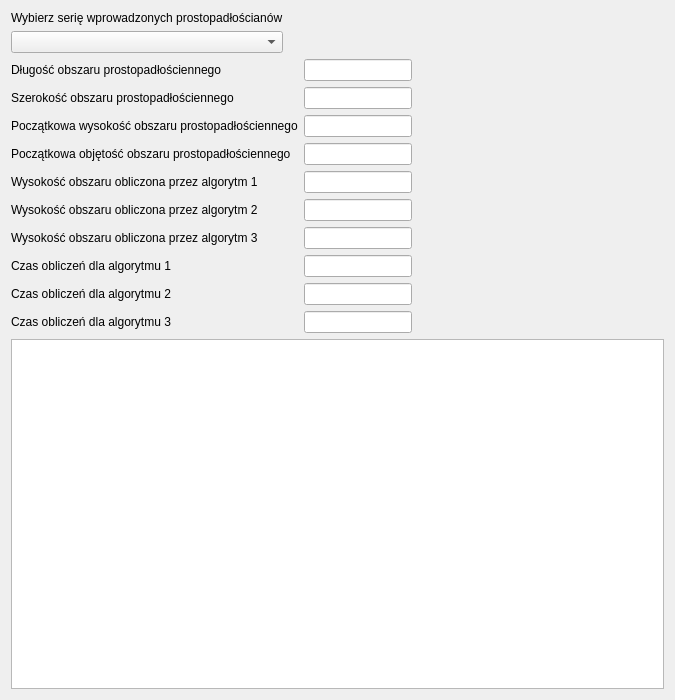
<?xml version="1.0" encoding="UTF-8"?>
<ui version="4.0">
 <class>DisplayInputDataForm</class>
 <widget class="QWidget" name="DisplayInputDataForm">
  <property name="geometry">
   <rect>
    <x>0</x>
    <y>0</y>
    <width>675</width>
    <height>700</height>
   </rect>
  </property>
  <property name="windowTitle">
   <string>Wyświetlanie wprowadzonych danych</string>
  </property>
  <layout class="QGridLayout" name="gridLayout_3">
   <item row="0" column="0">
    <layout class="QGridLayout" name="gridLayout_2">
     <item row="0" column="0">
      <layout class="QHBoxLayout" name="horizontalLayout">
       <item>
        <layout class="QVBoxLayout" name="verticalLayout">
         <item>
          <widget class="QLabel" name="label_3">
           <property name="text">
            <string>Wybierz serię wprowadzonych prostopadłościanów</string>
           </property>
          </widget>
         </item>
         <item>
          <widget class="QComboBox" name="comboBox">
           <property name="frame">
            <bool>true</bool>
           </property>
          </widget>
         </item>
        </layout>
       </item>
       <item>
        <spacer name="horizontalSpacer_3">
         <property name="orientation">
          <enum>Qt::Horizontal</enum>
         </property>
         <property name="sizeHint" stdset="0">
          <size>
           <width>157</width>
           <height>20</height>
          </size>
         </property>
        </spacer>
       </item>
      </layout>
     </item>
     <item row="1" column="0">
      <layout class="QHBoxLayout" name="horizontalLayout_2">
       <item>
        <layout class="QGridLayout" name="gridLayout">
         <item row="0" column="0">
          <widget class="QLabel" name="label">
           <property name="text">
            <string>Długość obszaru prostopadłościennego</string>
           </property>
          </widget>
         </item>
         <item row="0" column="1">
          <widget class="QLineEdit" name="lineEdit">
           <property name="readOnly">
            <bool>true</bool>
           </property>
          </widget>
         </item>
         <item row="1" column="0">
          <widget class="QLabel" name="label_2">
           <property name="text">
            <string>Szerokość obszaru prostopadłościennego</string>
           </property>
          </widget>
         </item>
         <item row="1" column="1">
          <widget class="QLineEdit" name="lineEdit_2">
           <property name="readOnly">
            <bool>true</bool>
           </property>
          </widget>
         </item>
         <item row="2" column="0">
          <widget class="QLabel" name="label_4">
           <property name="text">
            <string>Początkowa wysokość obszaru prostopadłościennego</string>
           </property>
          </widget>
         </item>
         <item row="2" column="1">
          <widget class="QLineEdit" name="lineEdit_3">
           <property name="readOnly">
            <bool>true</bool>
           </property>
          </widget>
         </item>
         <item row="3" column="0">
          <widget class="QLabel" name="label_5">
           <property name="text">
            <string>Początkowa objętość obszaru prostopadłościennego</string>
           </property>
          </widget>
         </item>
         <item row="3" column="1">
          <widget class="QLineEdit" name="lineEdit_4">
           <property name="readOnly">
            <bool>true</bool>
           </property>
          </widget>
         </item>
         <item row="4" column="0">
          <widget class="QLabel" name="label_6">
           <property name="text">
            <string>Wysokość obszaru obliczona przez algorytm 1</string>
           </property>
          </widget>
         </item>
         <item row="4" column="1">
          <widget class="QLineEdit" name="finalSphereHeightForAlgorithm1LineEdit">
           <property name="readOnly">
            <bool>true</bool>
           </property>
          </widget>
         </item>
         <item row="5" column="0">
          <widget class="QLabel" name="label_7">
           <property name="text">
            <string>Wysokość obszaru obliczona przez algorytm 2</string>
           </property>
          </widget>
         </item>
         <item row="5" column="1">
          <widget class="QLineEdit" name="finalSphereHeightForAlgorithm2LineEdit">
           <property name="readOnly">
            <bool>true</bool>
           </property>
          </widget>
         </item>
         <item row="6" column="0">
          <widget class="QLabel" name="label_8">
           <property name="text">
            <string>Wysokość obszaru obliczona przez algorytm 3</string>
           </property>
          </widget>
         </item>
         <item row="6" column="1">
          <widget class="QLineEdit" name="finalSphereHeightForAlgorithm3LineEdit">
           <property name="readOnly">
            <bool>true</bool>
           </property>
          </widget>
         </item>
         <item row="7" column="0">
          <widget class="QLabel" name="label_11">
           <property name="text">
            <string>Czas obliczeń dla algorytmu 1</string>
           </property>
          </widget>
         </item>
         <item row="7" column="1">
          <widget class="QLineEdit" name="timeForAlgorithm1LineEdit">
           <property name="readOnly">
            <bool>true</bool>
           </property>
          </widget>
         </item>
         <item row="8" column="0">
          <widget class="QLabel" name="label_10">
           <property name="text">
            <string>Czas obliczeń dla algorytmu 2</string>
           </property>
          </widget>
         </item>
         <item row="8" column="1">
          <widget class="QLineEdit" name="timeForAlgorithm2LineEdit">
           <property name="readOnly">
            <bool>true</bool>
           </property>
          </widget>
         </item>
         <item row="9" column="0">
          <widget class="QLabel" name="label_9">
           <property name="text">
            <string>Czas obliczeń dla algorytmu 3</string>
           </property>
          </widget>
         </item>
         <item row="9" column="1">
          <widget class="QLineEdit" name="timeForAlgorithm3LineEdit">
           <property name="readOnly">
            <bool>true</bool>
           </property>
          </widget>
         </item>
        </layout>
       </item>
       <item>
        <spacer name="horizontalSpacer_4">
         <property name="orientation">
          <enum>Qt::Horizontal</enum>
         </property>
         <property name="sizeHint" stdset="0">
          <size>
           <width>135</width>
           <height>20</height>
          </size>
         </property>
        </spacer>
       </item>
      </layout>
     </item>
     <item row="2" column="0">
      <widget class="QTableWidget" name="tableWidget"/>
     </item>
    </layout>
   </item>
  </layout>
 </widget>
 <resources/>
 <connections/>
</ui>
